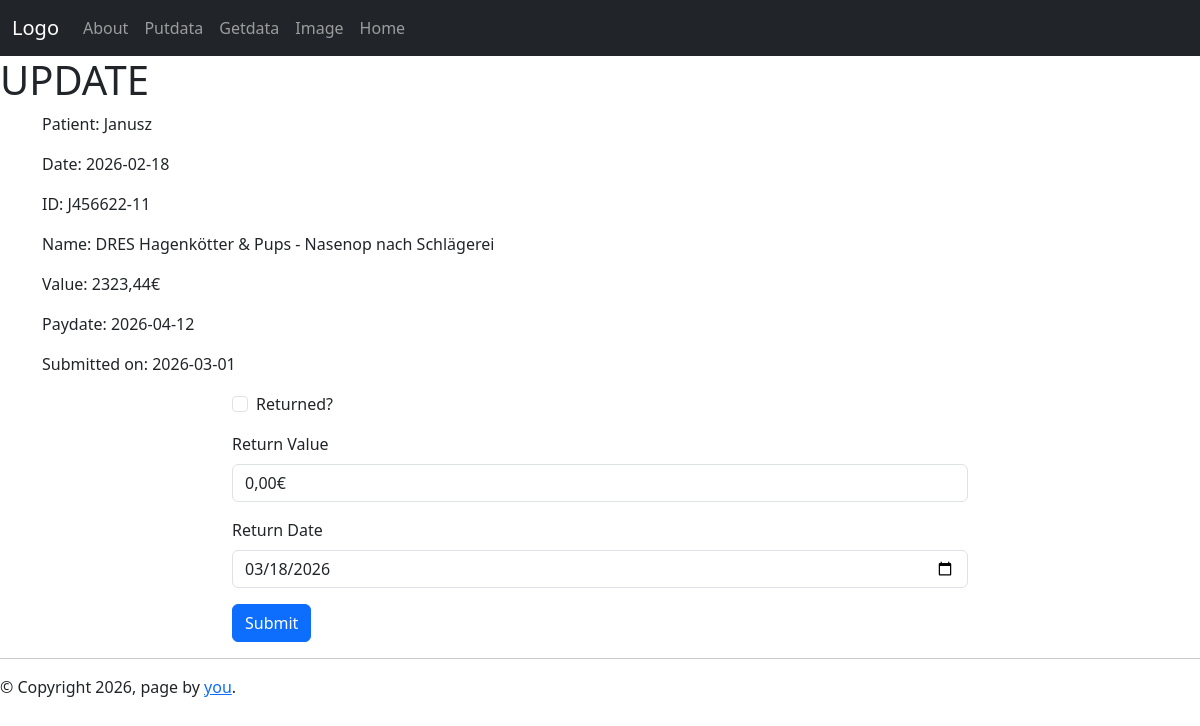
Page /getentry/3 on the committed database.
### app2.py (models this page shows, shortened)
class Invoices(db.Model):
    __tablename__ = 'invoices'
    N = db.Column(db.Integer, primary_key=True)
    HASH = db.Column(db.String)
    DATE = db.Column(db.String)
    ID = db.Column(db.String)
    NAME = db.Column(db.String)
    VALUE = db.Column(db.String)
    PAYDATE = db.Column(db.String)
    PATIENT = db.Column(db.String)
    SUBMITTED = db.Column(db.String)
    SUBDATE = db.Column(db.String)
    RETURNED = db.Column(db.String)
    RETVAL = db.Column(db.String)
    RETDATE = db.Column(db.String)

### app2.py (the view, shortened to what this page needs)
@app.route('/getentry/<thisN>', methods=['GET', 'POST'])
def getentry(thisN):
    invoice = db.session.execute(db.select(Invoices).filter_by(N=thisN)).scalar_one()
    message = ""
    if invoice.SUBMITTED == "0": # was already submitted, we present a slightly different form
        form = DataUpdateForm_all()
        if form.validate_on_submit():
            if 'is_submitted' in request.form: # boolean field is only part of return if checked! <stupid>
                is_submitted = "1"
            else:
                is_submited = "0"
            submit_date = request.form['submit_date']
            if 'is_returned' in request.form:
                is_returned = "1"
            else:
                is_returned = "0"
            payout_value = request.form['payout_value']
            payout_date = request.form['payout_date']
            db.session.execute(update(Invoices),[{"N": invoice.N,
                                                    "SUBMITTED": is_submitted,
                                                    "SUBDATE": submit_date,
                                                    "RETURNED": is_returned,
                                                    "RETVAL": payout_value,
                                                    "RETDATE": payout_date}])
            db.session.commit()
            message = "UPDATED!"
        return render_template("update.html", form=form, message=message, invoice=invoice)
    else:
        form = DataUpdateForm_returns()
        return render_template("update.html", form=form, message=message, invoice=invoice)

### app2.py
class DataUpdateForm_returns(FlaskForm):
    def_today = datetime.today()
    is_returned = BooleanField('Returned?')
    payout_value = StringField('Return Value', default="0,00€")
    payout_date = DateField('Return Date',
                         format="%Y-%m-%d",
                         default=def_today)
    submit = SubmitField('Submit')

### templates/update.html (shortened to what this page needs)
{% extends "baselayout.html" %}
{% from 'bootstrap5/form.html' import render_form %}
{% block content %}
<h1>UPDATE</h1>
{% if message %}
<p class="lead"><strong>{{ message }}</strong></p>
<p>Use Navbar!</p>
{% else %}
<div class="container">
  <p>Patient: {{ invoice.PATIENT }}</p>
  <p>Date: {{ invoice.DATE }}</p>
  <p>ID: {{ invoice.ID }}</p>
  <p>Name: {{ invoice.NAME }}</p>
  <p>Value: {{ invoice.VALUE }}</p>
  <p>Paydate: {{ invoice.PAYDATE }}</p>
  {% if invoice.SUBMITTED == "1" %}
  <p>Submitted on: {{ invoice.SUBDATE }}</p>
  {% endif %}
</div>
<div class="container">
  <div class="row">
    <div class="col-md-10 col-lg-8 mx-lg-auto mx-md-auto">
      {{ render_form(form) }}
    </div>
  </div>
</div>
{% endif %}
{% endblock %}

### rows in the picture
Invoices: PATIENT "Janusz", DATE "2026-02-18", ID "J456622-11", NAME "DRES Hagenkötter & Pups - Nasenop nach Schlägerei", VALUE "2323,44€", PAYDATE "2026-04-12", SUBDATE "2026-03-01"
